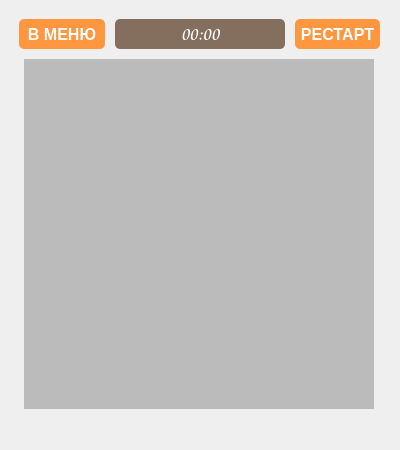
<?xml version="1.0" encoding="UTF-8"?>
<ui version="4.0">
 <class>GameWindow</class>
 <widget class="QMainWindow" name="GameWindow">
  <property name="geometry">
   <rect>
    <x>0</x>
    <y>0</y>
    <width>400</width>
    <height>450</height>
   </rect>
  </property>
  <property name="minimumSize">
   <size>
    <width>400</width>
    <height>450</height>
   </size>
  </property>
  <property name="maximumSize">
   <size>
    <width>400</width>
    <height>450</height>
   </size>
  </property>
  <property name="windowTitle">
   <string>GameWindow</string>
  </property>
  <widget class="QWidget" name="centralwidget">
   <widget class="QWidget" name="verticalLayoutWidget">
    <property name="geometry">
     <rect>
      <x>9</x>
      <y>9</y>
      <width>381</width>
      <height>474</height>
     </rect>
    </property>
    <layout class="QVBoxLayout" name="verticalLayout_main" stretch="0,0,0">
     <property name="spacing">
      <number>10</number>
     </property>
     <property name="leftMargin">
      <number>10</number>
     </property>
     <property name="topMargin">
      <number>10</number>
     </property>
     <property name="rightMargin">
      <number>10</number>
     </property>
     <property name="bottomMargin">
      <number>10</number>
     </property>
     <item>
      <layout class="QHBoxLayout" name="horizontalLayout_top" stretch="0,1,0">
       <item>
        <widget class="QPushButton" name="menuButton">
         <property name="minimumSize">
          <size>
           <width>80</width>
           <height>30</height>
          </size>
         </property>
         <property name="font">
          <font>
           <family>Arial</family>
           <pointsize>12</pointsize>
           <bold>true</bold>
          </font>
         </property>
         <property name="styleSheet">
          <string notr="true">background-color: #FF9640; color: white; border-radius: 5px;</string>
         </property>
         <property name="text">
          <string>В МЕНЮ</string>
         </property>
        </widget>
       </item>
       <item>
        <widget class="QLabel" name="timerLabel">
         <property name="minimumSize">
          <size>
           <width>60</width>
           <height>30</height>
          </size>
         </property>
         <property name="maximumSize">
          <size>
           <width>170</width>
           <height>30</height>
          </size>
         </property>
         <property name="font">
          <font>
           <family>Comic Sans MS</family>
           <pointsize>14</pointsize>
           <bold>false</bold>
          </font>
         </property>
         <property name="layoutDirection">
          <enum>Qt::LeftToRight</enum>
         </property>
         <property name="styleSheet">
          <string notr="true">background-color: #846F5E; color: white; border-radius: 5px; padding: 5px; text-align: center;</string>
         </property>
         <property name="text">
          <string>00:00</string>
         </property>
         <property name="alignment">
          <set>Qt::AlignCenter</set>
         </property>
        </widget>
       </item>
       <item>
        <widget class="QPushButton" name="restartButton">
         <property name="minimumSize">
          <size>
           <width>80</width>
           <height>30</height>
          </size>
         </property>
         <property name="font">
          <font>
           <family>Arial</family>
           <pointsize>12</pointsize>
           <bold>true</bold>
          </font>
         </property>
         <property name="styleSheet">
          <string notr="true">background-color: #FF9640; color: white; border-radius: 5px;</string>
         </property>
         <property name="text">
          <string>РЕСТАРТ</string>
         </property>
        </widget>
       </item>
      </layout>
     </item>
     <item>
      <layout class="QHBoxLayout" name="horizontalLayout_gameBoard" stretch="1">
       <item>
        <widget class="QWidget" name="gameBoardContainer" native="true">
         <property name="sizePolicy">
          <sizepolicy hsizetype="Preferred" vsizetype="Preferred">
           <horstretch>0</horstretch>
           <verstretch>0</verstretch>
          </sizepolicy>
         </property>
         <property name="minimumSize">
          <size>
           <width>350</width>
           <height>350</height>
          </size>
         </property>
         <property name="maximumSize">
          <size>
           <width>350</width>
           <height>350</height>
          </size>
         </property>
         <property name="layoutDirection">
          <enum>Qt::LeftToRight</enum>
         </property>
         <property name="styleSheet">
          <string notr="true">background-color: #BBBBBB;</string>
         </property>
        </widget>
       </item>
      </layout>
     </item>
     <item>
      <spacer name="verticalSpacer">
       <property name="orientation">
        <enum>Qt::Vertical</enum>
       </property>
       <property name="sizeType">
        <enum>QSizePolicy::Expanding</enum>
       </property>
       <property name="sizeHint" stdset="0">
        <size>
         <width>20</width>
         <height>40</height>
        </size>
       </property>
      </spacer>
     </item>
    </layout>
   </widget>
  </widget>
  <widget class="QMenuBar" name="menubar">
   <property name="geometry">
    <rect>
     <x>0</x>
     <y>0</y>
     <width>400</width>
     <height>22</height>
    </rect>
   </property>
  </widget>
  <widget class="QStatusBar" name="statusbar">
   <property name="sizeGripEnabled">
    <bool>false</bool>
   </property>
  </widget>
 </widget>
 <resources/>
 <connections/>
</ui>
